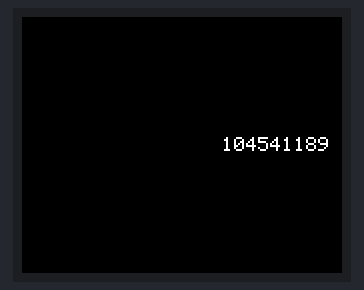
The sketch below on a simulated Arduino Uno, built with avr-gcc and run on an emulated ATmega328P. Shown: 160×128 colour display. What the sketch prints to the serial monitor is not drawn.

Above: at 0.72 s.
At 3.16 s:
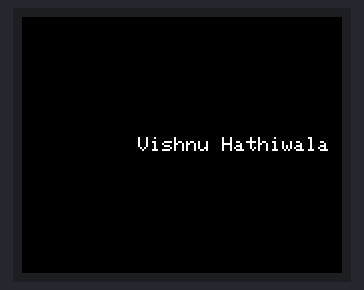
At 3.74 s:
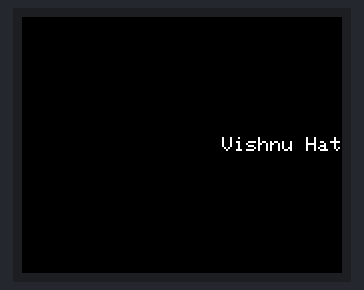
At 6.84 s:
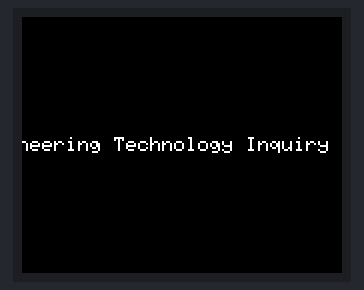
At 9.92 s:
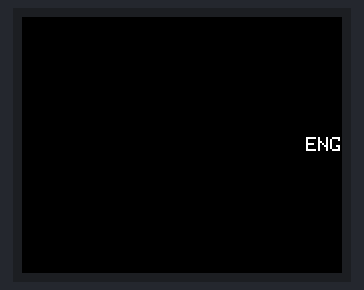
At 12.95 s:
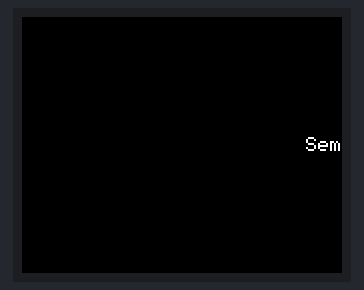

The sketch:

Lab5Pass+PassPlus.ino
```cpp
#include <Adafruit_GFX.h>     // Core graphics library
#include <Adafruit_ST7735.h>  // Hardware-specific library for ST7735
#include <SPI.h>

#define TFT_CS 10
#define TFT_RST 6
#define TFT_DC 7

#define TFT_SCLK 13
#define TFT_MOSI 11

Adafruit_ST7735 tft = Adafruit_ST7735(TFT_CS, TFT_DC, TFT_MOSI, TFT_SCLK, TFT_RST);

const char studentDetails1[] PROGMEM = "104541189";
const char studentDetails2[] PROGMEM = "Vishnu Hathiwala";
const char studentDetails3[] PROGMEM = "ENG20009 Engineering Technology Inquiry Project";
const char studentDetails4[] PROGMEM = "Semester 2, 2024";

const char* const studentDetails[] PROGMEM = { studentDetails1, studentDetails2, studentDetails3, studentDetails4 };
char buffer[50];

void setup() {
  Serial.begin(9600);
  tft.initR(INITR_BLACKTAB);
  tft.setRotation(3);

  for (int i = 0; i < 4; i++) {
    tft.fillScreen(ST77XX_BLACK);
    strcpy_P(buffer, (char*)pgm_read_word(&(studentDetails[i])));  // Necessary casts and dereferencing, just copy.
    Serial.println(buffer);
    testdrawtext(buffer, ST77XX_WHITE);
    delay(1000);
  }
}

void loop() {
  // put your main code here, to run repeatedly:
}

void testdrawtext(String text, uint16_t color) {
  int length = text.length();
  char t[50];
  tft.setCursor(0, 60);

  for (int i = 0; i < 200; i++) {
    tft.fillScreen(ST77XX_BLACK);
    tft.setTextColor(color);
    tft.setTextWrap(true);

    if (tft.getCursorX() < 153) {
      tft.setCursor(i, 60);

      if (i < length) {
        for (int j = 0; j <= i; j++) {
          t[j] = text[length - i + j - 1];
        }
        t[i + 1] = '\0';
      } else {
        i = i + 6;
      }

      tft.print(t);
      Serial.println(tft.getCursorX());
    } else {
      for (int j = length; j >= -1; j--) {
        tft.fillScreen(ST77XX_BLACK);
        tft.setTextColor(color);
        tft.setTextWrap(true);

        tft.setCursor(154 - (j * 6), 60);
        strcpy(t, text.c_str());
        t[j + 1] = '\0';
        tft.print(t);
        delay(60);
        Serial.println(tft.getCursorX());
      }
      return;
    }
  }
}
```
